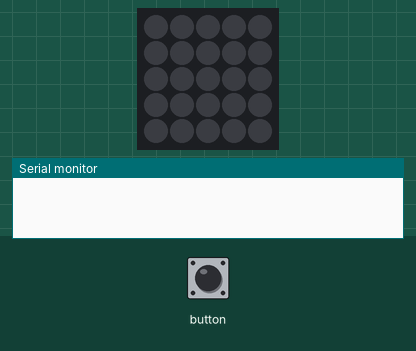
Bench run of a program on a simulated ESP32. Shown: 5×5 RGB LED matrix (first LED top left, wired row by row), the last lines printed to the serial monitor. The inputs (shaded band) are chosen by the test bench. Dim RGB values are drawn brighter than linear.

Above: at 3.2 s.
3.3 s: button pressed for 0.15 s
At 3.8 s:
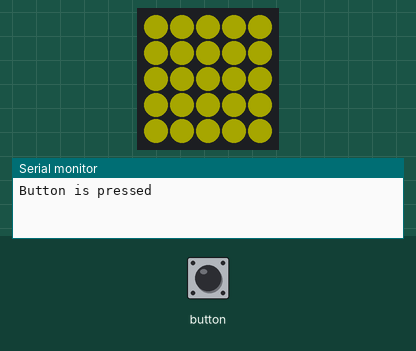
4.9 s: button pressed for 1 s
At 6.2 s:
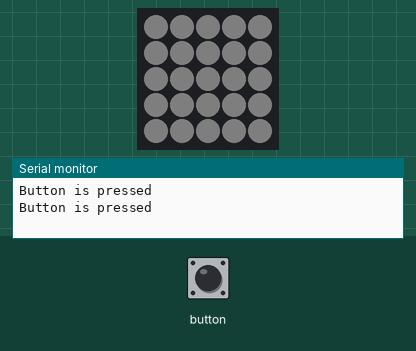
7.4 s: button pressed for 3.2 s
At 8.1 s:
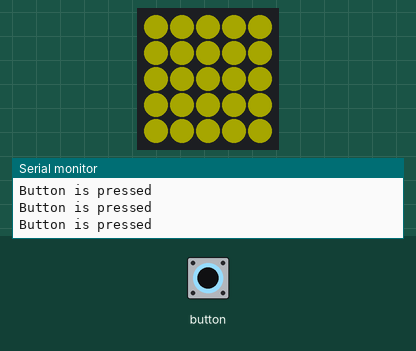
Timing chart, 0 to 10.4 s (numbered marks = the images above; inputs shaded):
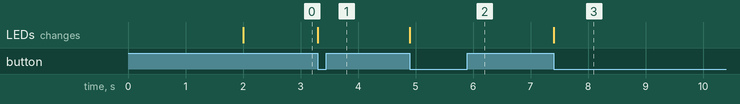

Measured:
- after the input at 3.3 s, the LEDs: change at once (image 1)
- after the input at 4.9 s, the LEDs: change at once (image 2)
- after the input at 7.4 s, the LEDs: change at once (image 3)

The program:

main.cpp
```cpp
#include <Arduino.h>
#include "M5Atom.h"

// https://github.com/ve3wwg/FreeRTOS_for_ESP32

static QueueHandle_t queue;

//
// Button task:
//
static void button_task(void *argp) {

  bool event;
  while (1)
  {
    M5.update(); // need to call update()
    if (M5.Btn.wasPressed())
    {  // Check if the key is pressed.
      event = true;
      //event ^= true;
      if ( xQueueSendToBack(queue,&event,1) == pdPASS )
        Serial.println("Button is pressed");
    }
    taskYIELD();
  }
}

//
// LED queue receiving task
//
static void led_task(void *argp) {

  BaseType_t s;
  bool event, led = false;

  while (1)
  {
    s = xQueueReceive(queue,&event,portMAX_DELAY);
    assert(s == pdPASS);

    if ( event ) {
      // Button press:
      // Toggle LED
      led ^= true;
      if (led == true)
      {
        M5.dis.fillpix(0xFFFF00);
        M5.dis.setBrightness(100);
      } else {
        M5.dis.fillpix(0xffffff); //Illuminate the entire LED lattice with RBG color 0xffffff.
        M5.dis.setBrightness(10); //Set the brightness of the illuminated LED
      }
    }

  }
}

void setup() {
  // put your setup code here, to run once:
  int app_cpu = xPortGetCoreID();
  TaskHandle_t h;
  BaseType_t rc;

  delay(2000);          // Allow USB to connect
  queue = xQueueCreate(40,sizeof(bool));
  assert(queue);

  M5.begin(true, false, true);    // Init Atom-Matrix(Initialize serial port, I2C, LED).
  delay(50);                      // delay 50ms.

  rc = xTaskCreatePinnedToCore(
    button_task,
    "button",
    2048,     // Stack size
    nullptr,  // No args
    1,        // Priority
    &h,       // Task handle
    app_cpu   // CPU
  );
  assert(rc == pdPASS);
  assert(h);

  rc = xTaskCreatePinnedToCore(
    led_task,
    "led",
    2048,     // Stack size
    nullptr,  // Not used
    1,        // Priority
    &h,       // Task handle
    app_cpu   // CPU
  );
  assert(rc == pdPASS);
  assert(h);

}

void loop() {

  vTaskDelete(nullptr);
}
```
